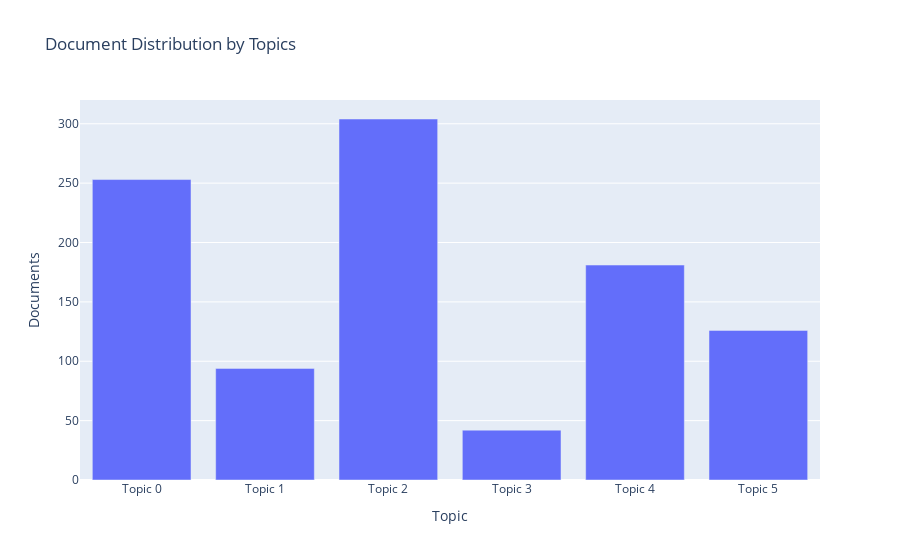

This figure's notebook cell:
### Markdown cell above
## Topic Distribution

### Code cell
plot_model(lda, plot = 'topic_distribution')

### Figure 1 — Plotly figure (JSON) as saved in the notebook; plotly's stock layout.template omitted (floating-point values rounded to 4 significant figures)
{"data": [{"alignmentgroup": "True", "customdata": [["work, use, br, cable, great, charge, speaker, device, buy, well"], ["buy, br, would, get, use, work, well, unit, plug, need"], ["sound, great, use, br, work, good, well, would, go, get"], ["use, exactly, work, look, plug, go, tv, item, fit, station"], ["good, use, sound, headphone, great, work, price, quality, need, ear"], ["remote, work, use, well, product, good, br, would, buy, issue"]], "hovertemplate": "Topic=%{x}<br>Documents=%{y}<br>Keyword=%{customdata[0]}<extra></extra>", "legendgroup": "", "marker": {"color": "#636efa"}, "name": "", "offsetgroup": "", "orientation": "v", "showlegend": false, "textposition": "auto", "type": "bar", "x": ["Topic 0", "Topic 1", "Topic 2", "Topic 3", "Topic 4", "Topic 5"], "xaxis": "x", "y": [253, 94, 304, 42, 181, 126], "yaxis": "y"}], "layout": {"barmode": "relative", "legend": {"tracegroupgap": 0}, "title": {"text": "Document Distribution by Topics"}, "xaxis": {"anchor": "y", "domain": [0, 1], "title": {"text": "Topic"}}, "yaxis": {"anchor": "x", "domain": [0, 1], "title": {"text": "Documents"}}}}
